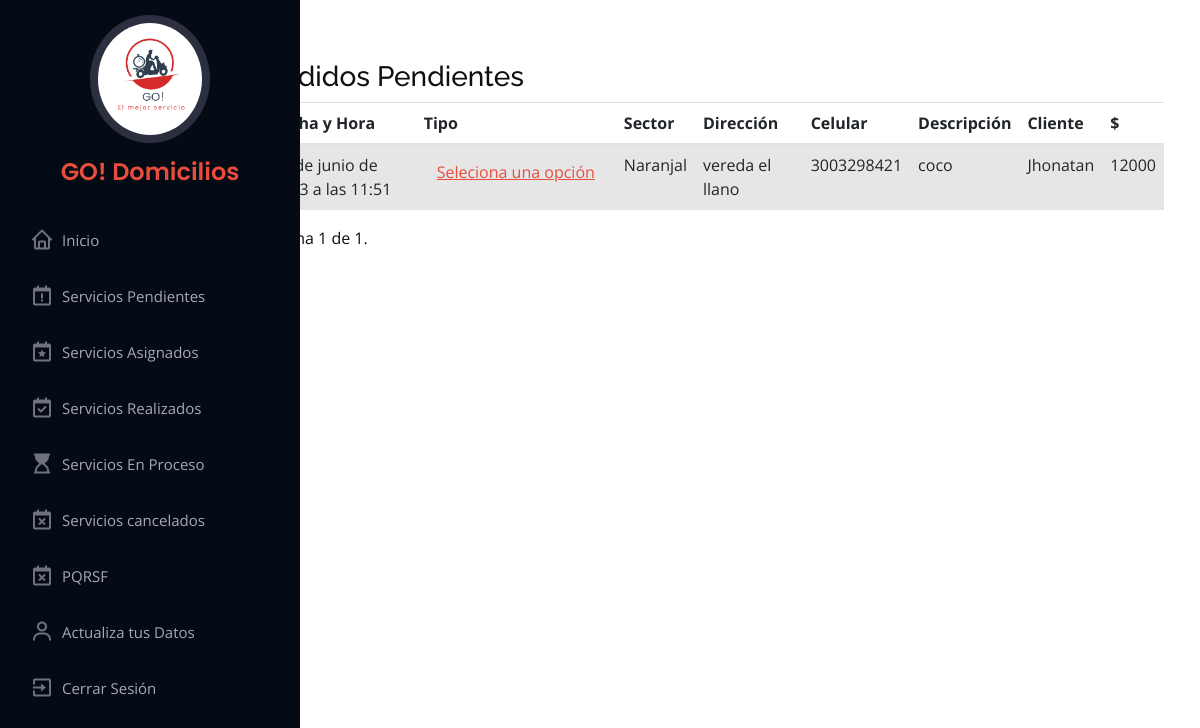
The app's page /pendiente/ (signed in), older data.
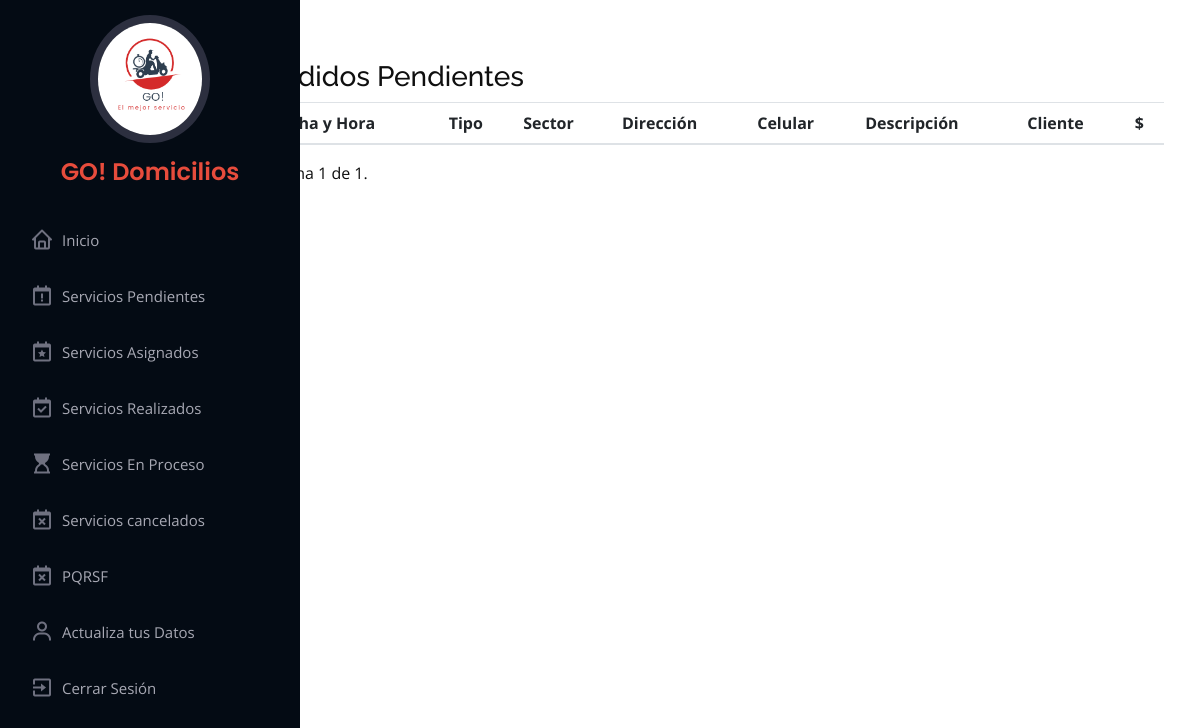
The same page, newer data.
### servigou/models.py (models this page shows, shortened)
class Servicio(models.Model):
    fecha_hora = models.DateTimeField(default=timezone.now)
    tipo = models.CharField(max_length=30, null=False, blank=False)
    direccion = models.CharField(max_length=20, null=True, blank=False)
    celular = models.CharField(max_length=13,null=True, blank=False)
    descripcion = models.CharField(max_length=1000, null=False, blank=False)
    estado = models.CharField(max_length=50, default='sin_asignar')
    repartidor = models.ForeignKey(User, on_delete=models.CASCADE, related_name='repartidor', default=1, null=True)
    User = models.ForeignKey(User,on_delete=models.CASCADE, related_name='User')
    ruta = models.ForeignKey(Ruta, on_delete=models.CASCADE, related_name='ruta', default=1)

class Ruta(models.Model):
    nombre = models.CharField(max_length=30, null=False, blank=False, default='ruta')
    valor = models.BigIntegerField(null=False, blank=False)
    descripcion = models.CharField(max_length=100, null=False, blank=False, default='ruta')
    def __str__(self):
        return self.nombre

class User(AbstractUser):
    documento = models.IntegerField(unique=True, null=True, blank=False)
    celular = models.IntegerField(null=True, blank=False)
    direccion = models.CharField(max_length=20, null=True, blank=False)
    def __str__(self):
        return self.first_name

### servigou/views.py (the view)
# urls.py: path('pendiente/', views.pendiente, name= 'pendiente'),
@login_required(login_url='login')
def pendiente(request):
    servicios = Servicio.objects.filter(estado='sin_asignar')
    paginator = Paginator(servicios, 10)  # Mostrar 7 elementos por página
    page = request.GET.get('page')  # Obtener el número de página actual desde la solicitud GET
    servicios = paginator.get_page(page)  # Obtener los elementos para la página actual
    context = {'page_obj': servicios}
    return render(request, 'layout/Disenoadmin/pendiente.html', context)

### templates/layout/Disenoadmin/pendiente.html (shortened to what this page needs)
{% extends 'layout/Disenoadmin/baseadmin.html' %}
{% load static %}
{% block contenido %}
<div class="contain_admin">
  <div class="table-responsive">
    <table class="table table-striped">
      <h3>Pedidos Pendientes </h3>
      <thead>
        <tr>
          <th scope="col">Fecha y Hora</th>
          <th scope="col">Tipo</th>
          <th scope="col">Sector</th>
          <th scope="col">Dirección</th>
          <th scope="col">Celular</th>
          <th scope="col">Descripción</th>
          <th scope="col">Cliente</th>
          <th scope="col">$</th>
        </tr>
      </thead>
      <tbody>
        {% for c in page_obj %}
        <tr>
          <td>{{ c.fecha_hora }}</td>
          <td><button  id="boton1" class="btn btn-link " onclick="mostrarSweetAlert({{ c.id }})">{{ c.tipo }}</button></td>
          <td>{{ c.ruta }}</td>
          <td>{{ c.direccion }}</td>
          <td>{{ c.celular }}</td>
          <td>{{ c.descripcion }}</td>
          <td>{{ c.User }}</td>
          <td>{{ c.ruta.valor }}</td>
        </tr>
        {% endfor %}
      </tbody>
    </table>
        <span class="step-links">
      <span class="current-page">
        Página {{ page_obj.number }} de {{ page_obj.paginator.num_pages }}.
      </span>
    </span>
  </div>
</div>
{% endblock contenido %}

Row changes from the older to the newer data that the page shows:
no longer on this page (row edited): Servicio: fecha_hora "22 de junio de 2023 a las 11:51", tipo "Seleciona una opción", ruta "Naranjal", direccion "vereda el llano", celular "3003298421", descripcion "coco", User "Jhonatan", ruta.valor "12000"
